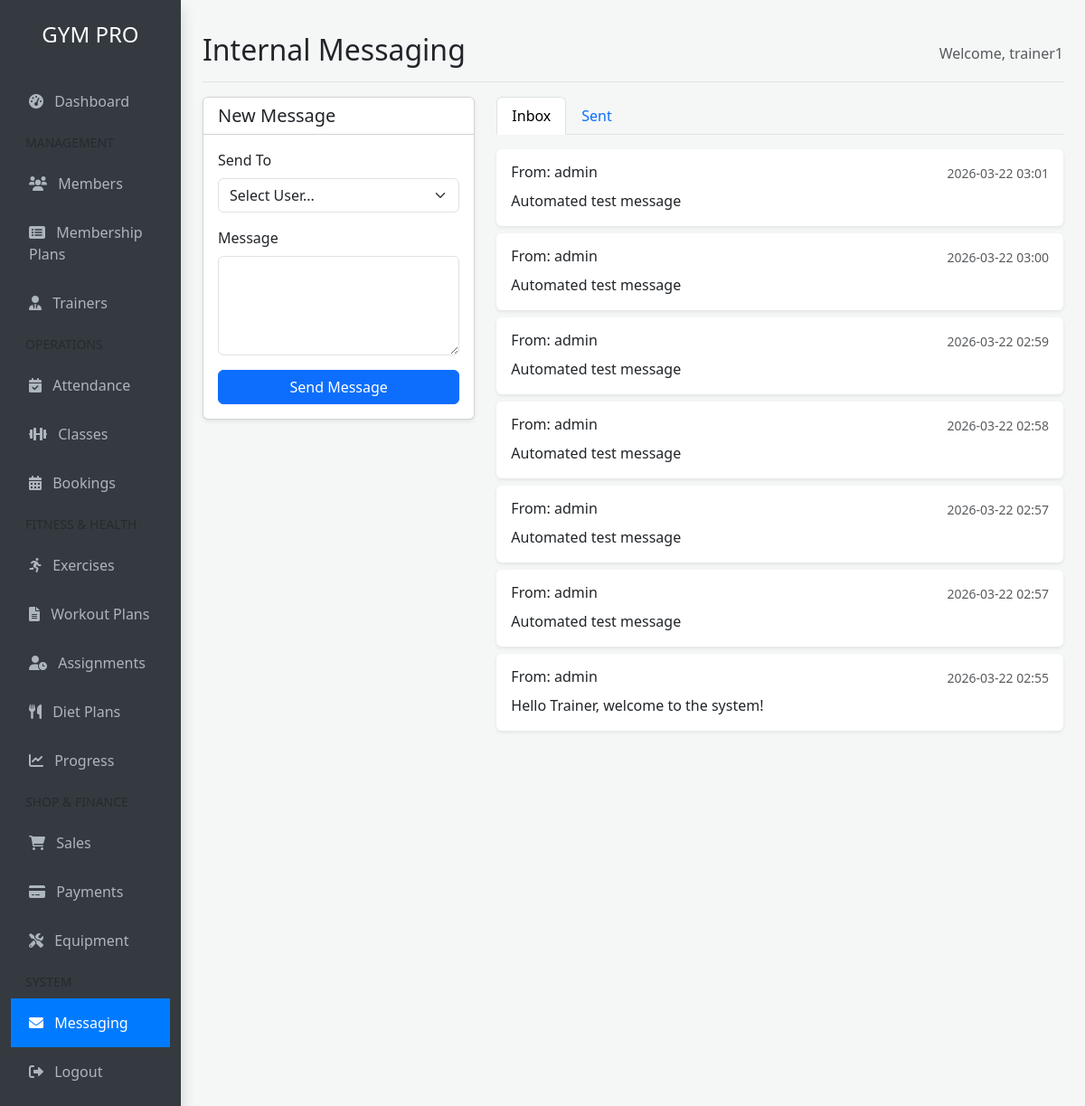
Screenshot of /messages (signed in) with the database file from the repository.
### models.py (models this page shows)
class User(UserMixin, db.Model):
    id = db.Column(db.Integer, primary_key=True)
    username = db.Column(db.String(150), unique=True, nullable=False)
    password = db.Column(db.String(150), nullable=False)
    role = db.Column(db.String(50), default='Admin') # Admin, Trainer

class Message(db.Model):
    id = db.Column(db.Integer, primary_key=True)
    sender_id = db.Column(db.Integer, db.ForeignKey('user.id'), nullable=False)
    receiver_id = db.Column(db.Integer, db.ForeignKey('user.id'), nullable=False)
    content = db.Column(db.Text, nullable=False)
    timestamp = db.Column(db.DateTime, default=lambda: datetime.now(timezone.utc))
    sender = db.relationship('User', foreign_keys=[sender_id], backref='sent_messages', lazy=True)
    receiver = db.relationship('User', foreign_keys=[receiver_id], backref='received_messages', lazy=True)

### app.py (the view, shortened to what this page needs)
@app.route('/messages', methods=['GET', 'POST'])
@login_required
def messages():
    users = User.query.filter(User.id != current_user.id).all()
    received = Message.query.filter_by(receiver_id=current_user.id).order_by(Message.timestamp.desc()).all()
    sent = Message.query.filter_by(sender_id=current_user.id).order_by(Message.timestamp.desc()).all()
    return render_template('messages.html', users=users, received=received, sent=sent)

### app.py (called while the page is built)
@login_manager.user_loader
def load_user(user_id):
    return User.query.get(int(user_id))

### templates/messages.html (shortened to what this page needs)
{% extends 'base.html' %}
{% block title %}Internal Messaging{% endblock %}
{% block content %}
<div class="row">
    <div class="col-md-4 mb-4">
        <div class="card shadow-sm">
            <div class="card-header bg-white">
                <h5 class="mb-0">New Message</h5>
            </div>
            <div class="card-body">
                <form method="POST">
                    <div class="mb-3">
                        <label for="receiver_id" class="form-label">Send To</label>
                        <select class="form-select" id="receiver_id" name="receiver_id" required>
                            <option value="">Select User...</option>
                        </select>
                    </div>
                    <div class="mb-3">
                        <label for="content" class="form-label">Message</label>
                        <textarea class="form-control" id="content" name="content" rows="4" required></textarea>
                    </div>
                    <div class="d-grid">
                        <button type="submit" class="btn btn-primary">Send Message</button>
                    </div>
                </form>
            </div>
        </div>
    </div>
    <div class="col-md-8">
        <nav>
            <div class="nav nav-tabs mb-3" id="nav-tab" role="tablist">
                <button class="nav-link active" id="nav-inbox-tab" data-bs-toggle="tab" data-bs-target="#nav-inbox" type="button" role="tab">Inbox</button>
                <button class="nav-link" id="nav-sent-tab" data-bs-toggle="tab" data-bs-target="#nav-sent" type="button" role="tab">Sent</button>
            </div>
        </nav>
        <div class="tab-content" id="nav-tabContent">
            <div class="tab-pane fade show active" id="nav-inbox" role="tabpanel">
                {% for msg in received %}
                <div class="card mb-2 shadow-sm border-0 bg-white">
                    <div class="card-body">
                        <div class="d-flex justify-content-between mb-2">
                            <h6 class="mb-0">From: {{ msg.sender.username }}</h6>
                            <small class="text-muted">{{ msg.timestamp.strftime('%Y-%m-%d %H:%M') }}</small>
                        </div>
                        <p class="mb-0">{{ msg.content }}</p>
                    </div>
                </div>
                {% else %}
                <p class="text-center text-muted py-5">No messages received.</p>
                {% endfor %}
            </div>
        </div>
    </div>
</div>
{% endblock %}

### templates/base.html (shortened to what this page needs)
<!DOCTYPE html>
<html lang="en">
<head>
    <link href="https://cdn.jsdelivr.net/npm/bootstrap@5.3.0/dist/css/bootstrap.min.css" rel="stylesheet">
    <link rel="stylesheet" href="https://cdnjs.cloudflare.com/ajax/libs/font-awesome/6.0.0/css/all.min.css">
</head>
<body>
    <div class="container-fluid">
        <div class="row">
            <nav class="col-md-2 d-none d-md-block sidebar shadow">
                <div class="text-center py-4">
                    <h4>GYM PRO</h4>
                </div>
                <div class="list-group list-group-flush">
                    <a href="{{ url_for('dashboard') }}" class="{% if request.endpoint == 'dashboard' %}active{% endif %}">
                        <i class="fas fa-tachometer-alt me-2"></i> Dashboard
                    </a>
                    <div class="px-3 py-2 text-uppercase small text-muted">Management</div>
                    <a href="{{ url_for('members') }}" class="{% if request.endpoint == 'members' %}active{% endif %}">
                        <i class="fas fa-users me-2"></i> Members
                    </a>
                    <a href="{{ url_for('plans') }}" class="{% if request.endpoint == 'plans' %}active{% endif %}">
                        <i class="fas fa-list-alt me-2"></i> Membership Plans
                    </a>
                    <a href="{{ url_for('trainers') }}" class="{% if request.endpoint == 'trainers' %}active{% endif %}">
                        <i class="fas fa-user-tie me-2"></i> Trainers
                    </a>
                    <div class="px-3 py-2 text-uppercase small text-muted">Operations</div>
                    <a href="{{ url_for('attendance') }}" class="{% if request.endpoint == 'attendance' %}active{% endif %}">
                        <i class="fas fa-calendar-check me-2"></i> Attendance
                    </a>
                    <a href="{{ url_for('classes') }}" class="{% if request.endpoint == 'classes' %}active{% endif %}">
                        <i class="fas fa-dumbbell me-2"></i> Classes
                    </a>
                    <a href="{{ url_for('bookings') }}" class="{% if request.endpoint == 'bookings' %}active{% endif %}">
                        <i class="fas fa-calendar-alt me-2"></i> Bookings
                    </a>
                    <div class="px-3 py-2 text-uppercase small text-muted">Fitness & Health</div>
                    <a href="{{ url_for('exercises') }}" class="{% if request.endpoint == 'exercises' %}active{% endif %}">
                        <i class="fas fa-running me-2"></i> Exercises
                    </a>
                    <a href="{{ url_for('workouts') }}" class="{% if request.endpoint == 'workouts' %}active{% endif %}">
                        <i class="fas fa-file-alt me-2"></i> Workout Plans
                    </a>
                    <a href="{{ url_for('assignments') }}" class="{% if request.endpoint == 'assignments' %}active{% endif %}">
                        <i class="fas fa-user-clock me-2"></i> Assignments
                    </a>
                    <a href="{{ url_for('diet_plans') }}" class="{% if request.endpoint == 'diet_plans' %}active{% endif %}">
                        <i class="fas fa-utensils me-2"></i> Diet Plans
                    </a>
                    <a href="{{ url_for('progress') }}" class="{% if request.endpoint == 'progress' %}active{% endif %}">
                        <i class="fas fa-chart-line me-2"></i> Progress
                    </a>
                    <div class="px-3 py-2 text-uppercase small text-muted">Shop & Finance</div>
                    <a href="{{ url_for('sales') }}" class="{% if request.endpoint == 'sales' %}active{% endif %}">
                        <i class="fas fa-shopping-cart me-2"></i> Sales
                    </a>
                    <a href="{{ url_for('payments') }}" class="{% if request.endpoint == 'payments' %}active{% endif %}">
                        <i class="fas fa-credit-card me-2"></i> Payments
                    </a>
                    <a href="{{ url_for('equipment') }}" class="{% if request.endpoint == 'equipment' %}active{% endif %}">
                        <i class="fas fa-tools me-2"></i> Equipment
                    </a>
                    <div class="px-3 py-2 text-uppercase small text-muted">System</div>
                    <a href="{{ url_for('messages') }}" class="{% if request.endpoint == 'messages' %}active{% endif %}">
                        <i class="fas fa-envelope me-2"></i> Messaging
                    </a>
                    <a href="{{ url_for('logout') }}" class="mb-4">
                        <i class="fas fa-sign-out-alt me-2"></i> Logout
                    </a>
                </div>
            </nav>
            <main class="col-md-10 ms-sm-auto px-md-4 content">
                <div class="d-flex justify-content-between flex-wrap flex-md-nowrap align-items-center pt-3 pb-2 mb-3 border-bottom">
                    <h1 class="h2">{% block title %}{% endblock %}</h1>
                    <div class="btn-toolbar mb-2 mb-md-0">
                        <span class="text-muted">Welcome, {{ current_user.username }}</span>
                    </div>
                </div>
                {% block content %}{% endblock %}
            </main>
        </div>
    </div>
</body>
</html>

### templates/base.html (style rules this page uses)
body { background-color: #f4f7f6; }
.sidebar { min-height: 100vh; background-color: #343a40; color: white; }
.sidebar a { color: #adb5bd; text-decoration: none; padding: 15px 20px; display: block; }
.sidebar a.active { background-color: #007bff; color: white; }
.content { padding: 20px; }

### rows the page displays
User: username "trainer1"
Message: sender.username "admin", timestamp "2026-03-22 03:01", content "Automated test message"
Message: sender.username "admin", timestamp "2026-03-22 03:00", content "Automated test message"
Message: sender.username "admin", timestamp "2026-03-22 02:59", content "Automated test message"
Message: sender.username "admin", timestamp "2026-03-22 02:58", content "Automated test message"
Message: sender.username "admin", timestamp "2026-03-22 02:57", content "Automated test message"
Message: sender.username "admin", timestamp "2026-03-22 02:57", content "Automated test message"
Message: sender.username "admin", timestamp "2026-03-22 02:55", content "Hello Trainer, welcome to the system!"
